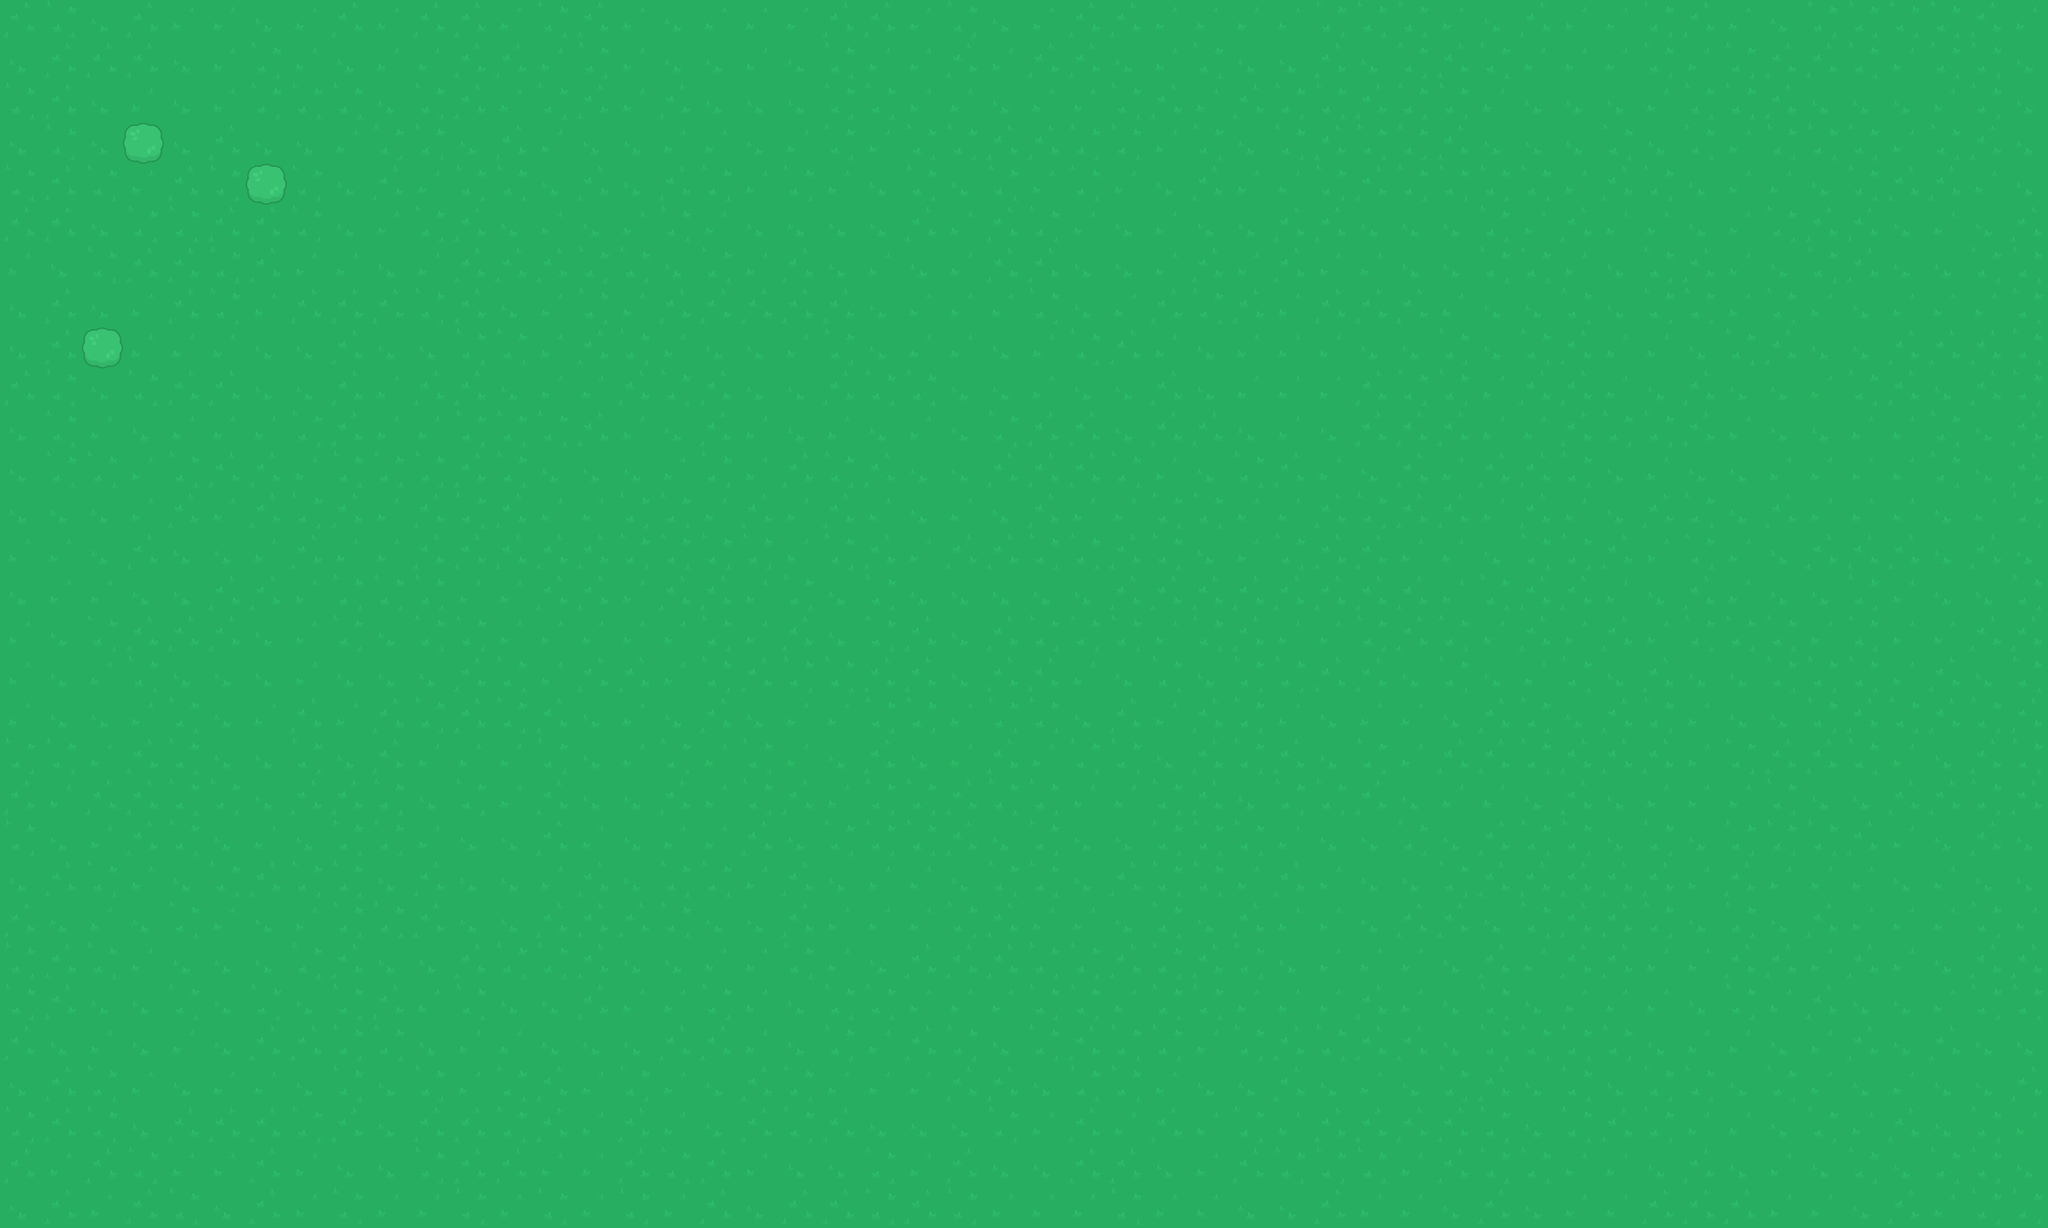

The image is a tile-based game level rendered from a .tmx file. Its description and complete source (layers, tilesets, objects, tile grids) follow:
An orthogonal 50x30 tile map with 64x64 px tiles, 2 tile layers (Ground, Trees).

<map version="1.4" tiledversion="2020.06.12" orientation="orthogonal" renderorder="right-down" width="50" height="30" tilewidth="64" tileheight="64" infinite="0" nextlayerid="3" nextobjectid="1">
 <tileset firstgid="1" source="TILE.tsx" />
 <layer id="1" name="Ground" width="50" height="30">
  <data encoding="csv">
1,2,4,1,3,3,4,3,1,3,1,1,3,2,1,3,4,3,3,3,1,1,3,2,4,3,1,1,3,3,3,3,2,2,2,3,4,1,3,3,2,1,3,4,2,2,2,2,1,3,
4,1,1,1,4,3,2,3,4,3,3,1,1,3,2,3,4,4,3,4,2,3,3,1,3,1,1,4,3,2,4,4,1,4,2,1,2,3,3,3,2,3,2,1,1,2,3,2,2,4,
2,1,4,3,4,3,2,2,2,4,2,1,3,2,1,3,1,4,4,4,2,2,3,3,4,3,3,2,1,3,1,2,2,1,2,2,3,4,4,4,3,2,2,1,4,4,4,3,2,4,
4,2,4,4,4,1,4,4,3,2,2,4,1,3,4,4,3,3,4,3,2,3,2,2,1,1,2,2,3,2,4,2,1,2,2,1,4,4,4,2,4,2,3,2,2,2,3,2,1,4,
2,1,2,3,1,2,2,2,4,1,3,2,2,4,1,4,1,2,3,2,3,4,2,4,2,3,2,3,4,1,3,3,2,1,2,2,2,2,3,1,2,4,3,3,4,2,1,1,3,4,
1,1,4,2,2,1,1,2,4,3,2,1,4,3,4,3,2,3,4,4,4,4,1,3,1,2,3,4,3,4,4,1,1,4,4,4,2,3,1,3,3,4,3,2,1,1,4,3,4,1,
3,4,2,1,1,2,1,3,3,4,3,1,1,1,2,2,4,2,3,1,4,3,4,3,1,1,4,4,3,1,3,1,3,3,4,4,2,2,3,4,2,1,3,4,2,1,4,4,2,2,
4,1,4,3,1,2,3,1,1,1,2,1,4,3,2,3,1,1,1,1,1,4,3,3,3,2,4,3,1,2,1,3,1,1,1,3,4,4,2,4,2,2,3,2,3,4,3,3,3,2,
4,1,2,3,3,3,4,4,1,4,4,2,2,3,1,2,3,4,4,3,2,4,3,3,4,3,2,1,3,4,3,3,3,4,4,2,4,2,1,3,3,4,2,1,4,4,1,1,1,2,
1,2,4,2,1,1,4,4,1,3,1,1,4,3,3,1,2,1,4,4,1,2,2,4,4,3,4,4,1,4,3,3,3,1,2,2,3,1,1,3,4,1,4,4,3,2,1,4,1,2,
4,2,3,4,3,3,3,2,1,3,3,2,2,2,1,3,4,1,3,4,3,4,3,4,2,1,1,4,1,1,4,3,4,1,1,1,3,3,1,2,2,1,3,4,4,3,3,2,4,1,
4,2,2,3,2,1,1,3,2,2,2,1,2,4,4,4,3,2,3,1,2,1,4,4,1,1,1,2,3,4,2,1,3,4,1,3,1,1,2,4,3,4,4,3,3,3,3,2,4,1,
4,4,4,3,1,3,1,2,1,3,1,2,1,3,3,2,2,3,1,3,1,3,4,3,4,1,3,3,2,2,3,3,1,2,1,1,3,1,3,4,1,2,4,1,3,3,3,4,3,2,
3,3,4,1,4,4,3,1,3,3,1,1,1,1,1,2,2,2,2,3,2,1,3,1,1,2,2,1,2,4,3,2,1,1,3,3,4,2,2,1,3,2,3,4,1,1,1,4,1,4,
4,3,3,4,4,1,1,3,2,2,2,3,3,1,1,3,1,1,3,2,4,2,4,4,4,4,4,1,1,1,1,1,1,1,1,3,2,1,1,3,4,1,3,4,4,2,3,4,4,2,
3,4,2,1,1,1,4,3,2,4,2,2,3,3,3,3,3,2,3,1,4,2,1,4,1,2,2,2,3,2,1,3,3,2,1,2,3,1,3,1,3,2,2,2,3,2,3,3,1,1,
3,4,3,2,4,4,4,3,4,4,4,1,2,3,1,1,3,2,1,2,2,1,1,4,1,1,3,4,2,4,2,2,1,1,4,2,4,3,2,4,1,4,4,2,2,2,3,1,4,2,
3,4,4,3,2,4,3,1,3,1,2,1,2,1,4,3,4,1,4,3,3,2,2,3,2,2,4,1,3,1,2,3,4,3,3,4,1,2,4,1,2,3,4,4,2,1,2,1,2,1,
2,2,3,1,2,4,4,2,4,1,3,3,3,2,4,3,2,3,2,3,4,1,4,3,1,3,2,2,4,1,2,1,4,2,3,1,1,2,1,1,1,3,2,1,1,2,3,4,1,2,
1,3,1,1,2,2,4,1,1,2,4,2,3,1,4,4,1,3,2,1,3,2,2,1,2,2,3,3,2,1,4,2,2,1,4,3,3,4,1,4,3,3,3,2,4,4,1,1,2,1,
2,4,3,1,2,4,3,4,2,2,3,4,4,1,3,4,3,3,1,4,2,2,2,1,4,2,4,4,2,2,2,3,4,4,2,4,1,2,2,4,2,4,2,2,2,1,3,4,1,4,
4,1,2,3,4,2,1,2,2,4,1,4,4,3,1,4,2,2,3,1,4,3,3,4,2,2,4,1,2,2,3,1,3,4,4,2,1,1,1,1,1,3,1,3,3,3,4,3,4,4,
1,4,3,4,2,3,4,3,2,2,1,4,4,1,1,1,2,4,4,1,3,3,3,2,1,3,3,4,2,4,1,3,3,4,1,1,4,2,1,1,2,4,2,4,1,3,3,3,2,3,
2,1,2,3,4,4,4,2,1,4,4,1,2,2,1,4,4,3,3,2,3,4,1,1,1,2,2,1,2,1,2,4,3,3,3,4,1,3,1,1,3,3,1,1,3,1,3,4,1,1,
2,1,4,4,2,4,2,4,2,1,3,2,4,4,1,3,3,2,3,4,2,2,3,3,3,2,2,3,2,2,3,3,3,1,3,4,2,4,3,3,3,4,2,3,1,4,4,3,2,2,
1,4,3,4,3,4,1,1,2,2,4,3,3,4,4,4,1,1,3,4,2,3,1,2,4,2,1,2,2,3,2,1,2,1,1,4,2,2,2,2,4,3,3,4,3,1,4,1,4,4,
4,1,2,3,4,3,3,4,2,4,2,3,2,1,3,2,3,4,1,2,3,3,3,1,1,4,2,2,3,4,4,1,4,3,4,2,1,4,2,4,2,2,4,2,3,4,3,4,4,1,
2,1,2,4,1,1,1,2,1,4,1,1,2,1,3,1,3,4,1,2,1,4,4,4,2,3,1,3,1,3,2,3,1,1,1,1,2,4,2,1,2,3,3,4,2,3,1,4,2,3,
1,3,1,2,3,3,1,3,4,4,2,1,1,3,3,1,2,1,3,4,4,2,3,1,4,4,1,1,4,3,1,2,2,2,3,1,2,2,3,3,4,1,4,3,4,2,4,2,2,4,
4,1,3,1,2,4,1,3,2,3,3,2,3,2,3,2,3,1,4,1,1,2,1,2,3,3,3,2,3,3,4,4,1,3,3,4,1,4,3,3,1,1,1,3,3,4,1,3,2,2
</data>
 </layer>
 <layer id="2" name="Trees" width="50" height="30">
  <data encoding="csv">
0,0,0,0,0,0,0,0,0,0,0,0,0,0,0,0,0,0,0,0,0,0,0,0,0,0,0,0,0,0,0,0,0,0,0,0,0,0,0,0,0,0,0,0,0,0,0,0,0,0,
0,0,0,0,0,0,0,0,0,0,0,0,0,0,0,0,0,0,0,0,0,0,0,0,0,0,0,0,0,0,0,0,0,0,0,0,0,0,0,0,0,0,0,0,0,0,0,0,0,0,
0,0,0,0,0,0,0,0,0,0,0,0,0,0,0,0,0,0,0,0,0,0,0,0,0,0,0,0,0,0,0,0,0,0,0,0,0,0,0,0,0,0,0,0,0,0,0,0,0,0,
0,0,0,183,0,0,0,0,0,0,0,0,0,0,0,0,0,0,0,0,0,0,0,0,0,0,0,0,0,0,0,0,0,0,0,0,0,0,0,0,0,0,0,0,0,0,0,0,0,0,
0,0,0,0,0,0,183,0,0,0,0,0,0,0,0,0,0,0,0,0,0,0,0,0,0,0,0,0,0,0,0,0,0,0,0,0,0,0,0,0,0,0,0,0,0,0,0,0,0,0,
0,0,0,0,0,0,0,0,0,0,0,0,0,0,0,0,0,0,0,0,0,0,0,0,0,0,0,0,0,0,0,0,0,0,0,0,0,0,0,0,0,0,0,0,0,0,0,0,0,0,
0,0,0,0,0,0,0,0,0,0,0,0,0,0,0,0,0,0,0,0,0,0,0,0,0,0,0,0,0,0,0,0,0,0,0,0,0,0,0,0,0,0,0,0,0,0,0,0,0,0,
0,0,0,0,0,0,0,0,0,0,0,0,0,0,0,0,0,0,0,0,0,0,0,0,0,0,0,0,0,0,0,0,0,0,0,0,0,0,0,0,0,0,0,0,0,0,0,0,0,0,
0,0,183,0,0,0,0,0,0,0,0,0,0,0,0,0,0,0,0,0,0,0,0,0,0,0,0,0,0,0,0,0,0,0,0,0,0,0,0,0,0,0,0,0,0,0,0,0,0,0,
0,0,0,0,0,0,0,0,0,0,0,0,0,0,0,0,0,0,0,0,0,0,0,0,0,0,0,0,0,0,0,0,0,0,0,0,0,0,0,0,0,0,0,0,0,0,0,0,0,0,
0,0,0,0,0,0,0,0,0,0,0,0,0,0,0,0,0,0,0,0,0,0,0,0,0,0,0,0,0,0,0,0,0,0,0,0,0,0,0,0,0,0,0,0,0,0,0,0,0,0,
0,0,0,0,0,0,0,0,0,0,0,0,0,0,0,0,0,0,0,0,0,0,0,0,0,0,0,0,0,0,0,0,0,0,0,0,0,0,0,0,0,0,0,0,0,0,0,0,0,0,
0,0,0,0,0,0,0,0,0,0,0,0,0,0,0,0,0,0,0,0,0,0,0,0,0,0,0,0,0,0,0,0,0,0,0,0,0,0,0,0,0,0,0,0,0,0,0,0,0,0,
0,0,0,0,0,0,0,0,0,0,0,0,0,0,0,0,0,0,0,0,0,0,0,0,0,0,0,0,0,0,0,0,0,0,0,0,0,0,0,0,0,0,0,0,0,0,0,0,0,0,
0,0,0,0,0,0,0,0,0,0,0,0,0,0,0,0,0,0,0,0,0,0,0,0,0,0,0,0,0,0,0,0,0,0,0,0,0,0,0,0,0,0,0,0,0,0,0,0,0,0,
0,0,0,0,0,0,0,0,0,0,0,0,0,0,0,0,0,0,0,0,0,0,0,0,0,0,0,0,0,0,0,0,0,0,0,0,0,0,0,0,0,0,0,0,0,0,0,0,0,0,
0,0,0,0,0,0,0,0,0,0,0,0,0,0,0,0,0,0,0,0,0,0,0,0,0,0,0,0,0,0,0,0,0,0,0,0,0,0,0,0,0,0,0,0,0,0,0,0,0,0,
0,0,0,0,0,0,0,0,0,0,0,0,0,0,0,0,0,0,0,0,0,0,0,0,0,0,0,0,0,0,0,0,0,0,0,0,0,0,0,0,0,0,0,0,0,0,0,0,0,0,
0,0,0,0,0,0,0,0,0,0,0,0,0,0,0,0,0,0,0,0,0,0,0,0,0,0,0,0,0,0,0,0,0,0,0,0,0,0,0,0,0,0,0,0,0,0,0,0,0,0,
0,0,0,0,0,0,0,0,0,0,0,0,0,0,0,0,0,0,0,0,0,0,0,0,0,0,0,0,0,0,0,0,0,0,0,0,0,0,0,0,0,0,0,0,0,0,0,0,0,0,
0,0,0,0,0,0,0,0,0,0,0,0,0,0,0,0,0,0,0,0,0,0,0,0,0,0,0,0,0,0,0,0,0,0,0,0,0,0,0,0,0,0,0,0,0,0,0,0,0,0,
0,0,0,0,0,0,0,0,0,0,0,0,0,0,0,0,0,0,0,0,0,0,0,0,0,0,0,0,0,0,0,0,0,0,0,0,0,0,0,0,0,0,0,0,0,0,0,0,0,0,
0,0,0,0,0,0,0,0,0,0,0,0,0,0,0,0,0,0,0,0,0,0,0,0,0,0,0,0,0,0,0,0,0,0,0,0,0,0,0,0,0,0,0,0,0,0,0,0,0,0,
0,0,0,0,0,0,0,0,0,0,0,0,0,0,0,0,0,0,0,0,0,0,0,0,0,0,0,0,0,0,0,0,0,0,0,0,0,0,0,0,0,0,0,0,0,0,0,0,0,0,
0,0,0,0,0,0,0,0,0,0,0,0,0,0,0,0,0,0,0,0,0,0,0,0,0,0,0,0,0,0,0,0,0,0,0,0,0,0,0,0,0,0,0,0,0,0,0,0,0,0,
0,0,0,0,0,0,0,0,0,0,0,0,0,0,0,0,0,0,0,0,0,0,0,0,0,0,0,0,0,0,0,0,0,0,0,0,0,0,0,0,0,0,0,0,0,0,0,0,0,0,
0,0,0,0,0,0,0,0,0,0,0,0,0,0,0,0,0,0,0,0,0,0,0,0,0,0,0,0,0,0,0,0,0,0,0,0,0,0,0,0,0,0,0,0,0,0,0,0,0,0,
0,0,0,0,0,0,0,0,0,0,0,0,0,0,0,0,0,0,0,0,0,0,0,0,0,0,0,0,0,0,0,0,0,0,0,0,0,0,0,0,0,0,0,0,0,0,0,0,0,0,
0,0,0,0,0,0,0,0,0,0,0,0,0,0,0,0,0,0,0,0,0,0,0,0,0,0,0,0,0,0,0,0,0,0,0,0,0,0,0,0,0,0,0,0,0,0,0,0,0,0,
0,0,0,0,0,0,0,0,0,0,0,0,0,0,0,0,0,0,0,0,0,0,0,0,0,0,0,0,0,0,0,0,0,0,0,0,0,0,0,0,0,0,0,0,0,0,0,0,0,0
</data>
 </layer>
</map>
